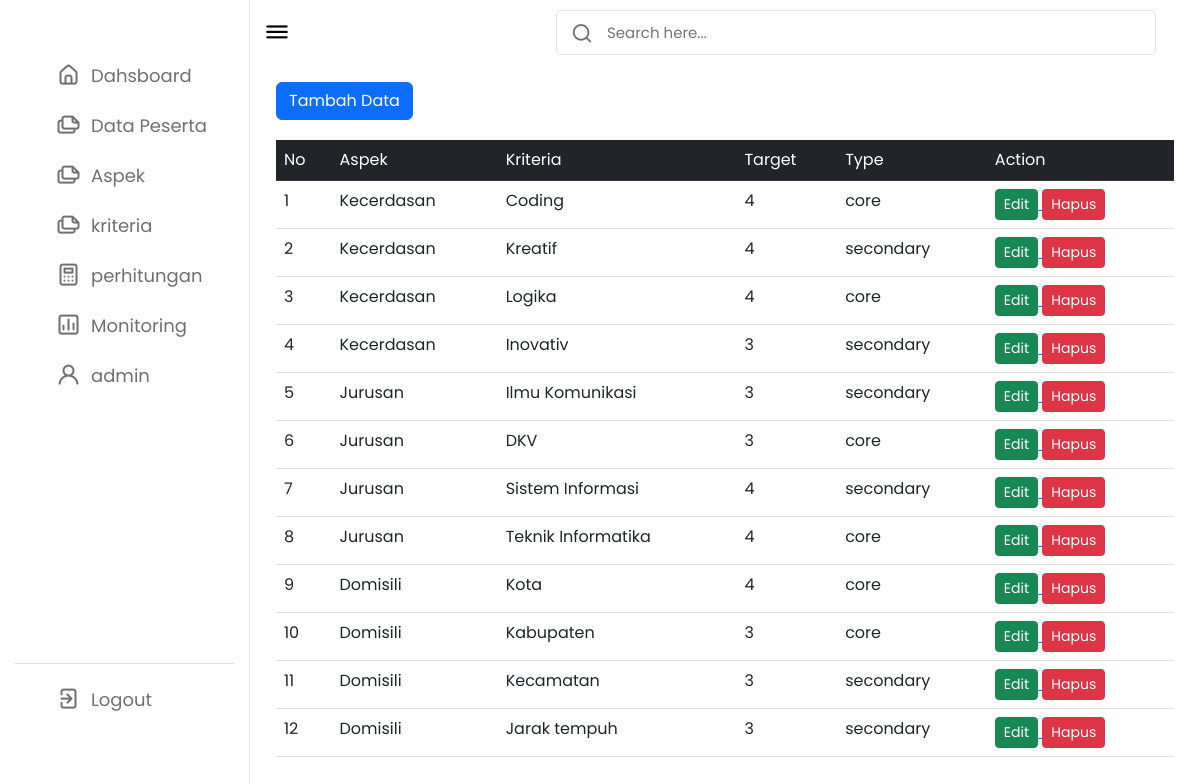
The app's page /home.php?page=kriteria (signed in) with its own data.
### tables this page shows
CREATE TABLE `pm_faktor` (
  `id_faktor` tinyint(10) NOT NULL,
  `id_aspek` tinyint(10) NOT NULL,
  `faktor` varchar(30) NOT NULL,
  `target` tinyint(10) NOT NULL,
  `type` set('core','secondary') NOT NULL
);

CREATE TABLE `pm_aspek` (
  `id_aspek` tinyint(10) NOT NULL,
  `aspek` varchar(50) NOT NULL,
  `prosentase` float NOT NULL,
  `bobot_core` float NOT NULL,
  `bobot_secondary` float NOT NULL
);

### kriteria.php (the view, shortened to what this page needs)
<link href="https://cdn.jsdelivr.net/npm/bootstrap@5.2.3/dist/css/bootstrap.min.css" rel="stylesheet">
<div class="container" style="padding-top: 4.5rem;">
	<div class="container-kriteria">
		<a href="home.php?page=tambah_kriteria">
			<button style="margin-bottom: 20px;" class="btn btn-primary"> <i class="fa fa-plus"></i> Tambah Data </button>
		</a>
		<table class="table">
			<thead style="position: sticky;top: 0" class="table-dark">
				<tr>
					<td class="header" scope="col">No</td>
					<td class="header" scope="col">Aspek</td>
					<td class="header" scope="col">Kriteria</td>
					<td class="header" scope="col">Target</td>
					<td class="header" scope="col">Type</td>
					<td class="header" scope="col">Action</td>
				</tr>
			</thead>
			<tbody>
				<?php
				$no = 1;
				$query = "SELECT * FROM pm_faktor a LEFT join pm_aspek b on a.id_aspek = b.id_aspek ORDER BY a.id_aspek ASC";
				$pm_faktor = $koneksi->prepare($query);
				$pm_faktor->execute();
				$res1 = $pm_faktor->get_result();
				if ($res1->num_rows > 0) {
					while ($row = $res1->fetch_assoc()) {
						$id = $row['id_faktor'];
						$aspek = $row['aspek'];
						$faktor = $row['faktor'];
						$target = $row['target'];
						$type = $row['type'];
				?>
						<tr>
							<td><?php echo $no++; ?></td>
							<td><?php echo $aspek; ?></td>
							<td><?php echo $faktor; ?></td>
							<td><?php echo $target; ?></td>
							<td><?php echo $type; ?></td>
							<td>
								<a href="home.php?page=edit_kriteria&aa=<?php echo base64_encode($id) ?>">
									<button class="btn btn-success btn-sm"> <i class="fa fa-edit"></i> Edit </button>
								</a>
								<a href="hapus_kriteria.php?aa=<?php echo base64_encode($id) ?>" onclick="javascript: return confirm('Apakah Anda yakin ingin menghapus data ini?')">
									<button class="btn btn-danger btn-sm"> <i class="fa fa-trash"></i> Hapus </button>
								</a>
							</td>
						</tr>
					<?php }
				} else { ?>
					<tr>
						<td colspan='7' style="text-align: center;">Tidak ada data ditemukan</td>
					</tr>
				<?php } ?>
			</tbody>
		</table>
	</div>
</div>

### css1/admin.css (style rules this page uses)
* { margin: 0; padding: 0; box-sizing: border-box; font-family: 'Poppins', sans-serif; }
:root { --primary-color: #0E4BF1; --panel-color: #FFF; --text-color: #000; --black-light-color: #707070; --border-color: #e6e5e5; --toggle-color: #DDD; --box1-color: #4DA3FF; --box2-color: #FFE6AC; --box3-color: #E7D1FC; --title-icon-color: #fff; --tran-05: all 0.5s ease; --tran-03: all 0.3s ease; --tran-03: all 0.2s ease; }
body { min-height: 100vh; background-color: var(--primary-color); }

### kriteria.php (style rules this page uses)
.header { position: sticky; top: 0; }

### records on screen
pm_faktor: id_aspek.aspek "Kecerdasan", faktor "Coding", target "4", type "core"
pm_faktor: id_aspek.aspek "Kecerdasan", faktor "Kreatif", target "4", type "secondary"
pm_faktor: id_aspek.aspek "Kecerdasan", faktor "Logika", target "4", type "core"
pm_faktor: id_aspek.aspek "Kecerdasan", faktor "Inovativ", target "3", type "secondary"
pm_faktor: id_aspek.aspek "Jurusan", faktor "Ilmu Komunikasi", target "3", type "secondary"
pm_faktor: id_aspek.aspek "Jurusan", faktor "DKV", target "3", type "core"
pm_faktor: id_aspek.aspek "Jurusan", faktor "Sistem Informasi", target "4", type "secondary"
pm_faktor: id_aspek.aspek "Jurusan", faktor "Teknik Informatika", target "4", type "core"
pm_faktor: id_aspek.aspek "Domisili", faktor "Kota", target "4", type "core"
pm_faktor: id_aspek.aspek "Domisili", faktor "Kabupaten", target "3", type "core"
pm_faktor: id_aspek.aspek "Domisili", faktor "Kecamatan", target "3", type "secondary"
pm_faktor: id_aspek.aspek "Domisili", faktor "Jarak tempuh", target "3", type "secondary"

### other values on screen
$_SESSION['nama'] "admin"
